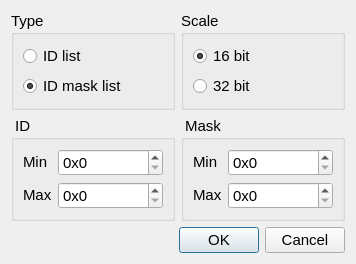
<?xml version="1.0" encoding="UTF-8"?>
<ui version="4.0">
 <class>FilterDialog</class>
 <widget class="QDialog" name="FilterDialog">
  <property name="geometry">
   <rect>
    <x>0</x>
    <y>0</y>
    <width>356</width>
    <height>244</height>
   </rect>
  </property>
  <property name="font">
   <font>
    <pointsize>11</pointsize>
   </font>
  </property>
  <property name="windowTitle">
   <string>Filter</string>
  </property>
  <layout class="QVBoxLayout" name="verticalLayout_3">
   <item>
    <layout class="QGridLayout" name="gridLayout_3">
     <item row="0" column="0">
      <widget class="QGroupBox" name="gbType">
       <property name="sizePolicy">
        <sizepolicy hsizetype="Minimum" vsizetype="Preferred">
         <horstretch>0</horstretch>
         <verstretch>0</verstretch>
        </sizepolicy>
       </property>
       <property name="title">
        <string>Type</string>
       </property>
       <layout class="QVBoxLayout" name="verticalLayout">
        <item>
         <widget class="QRadioButton" name="rbList">
          <property name="sizePolicy">
           <sizepolicy hsizetype="Fixed" vsizetype="Fixed">
            <horstretch>0</horstretch>
            <verstretch>0</verstretch>
           </sizepolicy>
          </property>
          <property name="text">
           <string>ID list</string>
          </property>
          <property name="checked">
           <bool>false</bool>
          </property>
          <attribute name="buttonGroup">
           <string notr="true">buttonGroup</string>
          </attribute>
         </widget>
        </item>
        <item>
         <widget class="QRadioButton" name="rbMask">
          <property name="sizePolicy">
           <sizepolicy hsizetype="Fixed" vsizetype="Fixed">
            <horstretch>0</horstretch>
            <verstretch>0</verstretch>
           </sizepolicy>
          </property>
          <property name="text">
           <string>ID mask list</string>
          </property>
          <property name="checked">
           <bool>true</bool>
          </property>
          <attribute name="buttonGroup">
           <string notr="true">buttonGroup</string>
          </attribute>
         </widget>
        </item>
       </layout>
      </widget>
     </item>
     <item row="0" column="1">
      <widget class="QGroupBox" name="gbScale">
       <property name="title">
        <string>Scale</string>
       </property>
       <layout class="QVBoxLayout" name="verticalLayout_2">
        <item>
         <widget class="QRadioButton" name="rbHalf">
          <property name="text">
           <string>16 bit</string>
          </property>
          <property name="checked">
           <bool>true</bool>
          </property>
          <attribute name="buttonGroup">
           <string notr="true">buttonGroup_2</string>
          </attribute>
         </widget>
        </item>
        <item>
         <widget class="QRadioButton" name="rbFull">
          <property name="text">
           <string>32 bit</string>
          </property>
          <attribute name="buttonGroup">
           <string notr="true">buttonGroup_2</string>
          </attribute>
         </widget>
        </item>
       </layout>
      </widget>
     </item>
     <item row="1" column="0">
      <widget class="QGroupBox" name="gbID">
       <property name="sizePolicy">
        <sizepolicy hsizetype="Expanding" vsizetype="Preferred">
         <horstretch>0</horstretch>
         <verstretch>0</verstretch>
        </sizepolicy>
       </property>
       <property name="title">
        <string> ID</string>
       </property>
       <layout class="QGridLayout" name="gridLayout">
        <item row="1" column="1">
         <widget class="QSpinBox" name="sbMaxID">
          <property name="prefix">
           <string>0x</string>
          </property>
          <property name="maximum">
           <number>65535</number>
          </property>
          <property name="displayIntegerBase">
           <number>16</number>
          </property>
         </widget>
        </item>
        <item row="0" column="0">
         <widget class="QLabel" name="label">
          <property name="sizePolicy">
           <sizepolicy hsizetype="Fixed" vsizetype="Fixed">
            <horstretch>0</horstretch>
            <verstretch>0</verstretch>
           </sizepolicy>
          </property>
          <property name="text">
           <string>Min</string>
          </property>
         </widget>
        </item>
        <item row="1" column="0">
         <widget class="QLabel" name="label_2">
          <property name="sizePolicy">
           <sizepolicy hsizetype="Fixed" vsizetype="Fixed">
            <horstretch>0</horstretch>
            <verstretch>0</verstretch>
           </sizepolicy>
          </property>
          <property name="text">
           <string>Max</string>
          </property>
         </widget>
        </item>
        <item row="0" column="1">
         <widget class="QSpinBox" name="sbMinID">
          <property name="prefix">
           <string>0x</string>
          </property>
          <property name="maximum">
           <number>65535</number>
          </property>
          <property name="displayIntegerBase">
           <number>16</number>
          </property>
         </widget>
        </item>
       </layout>
      </widget>
     </item>
     <item row="1" column="1">
      <widget class="QGroupBox" name="gbMask">
       <property name="sizePolicy">
        <sizepolicy hsizetype="Expanding" vsizetype="Preferred">
         <horstretch>0</horstretch>
         <verstretch>0</verstretch>
        </sizepolicy>
       </property>
       <property name="title">
        <string> Mask</string>
       </property>
       <layout class="QGridLayout" name="gridLayout_2">
        <item row="1" column="1">
         <widget class="QSpinBox" name="sbMaxMask">
          <property name="prefix">
           <string>0x</string>
          </property>
          <property name="maximum">
           <number>65535</number>
          </property>
          <property name="displayIntegerBase">
           <number>16</number>
          </property>
         </widget>
        </item>
        <item row="0" column="0">
         <widget class="QLabel" name="label_3">
          <property name="sizePolicy">
           <sizepolicy hsizetype="Fixed" vsizetype="Fixed">
            <horstretch>0</horstretch>
            <verstretch>0</verstretch>
           </sizepolicy>
          </property>
          <property name="text">
           <string>Min</string>
          </property>
         </widget>
        </item>
        <item row="1" column="0">
         <widget class="QLabel" name="label_4">
          <property name="sizePolicy">
           <sizepolicy hsizetype="Fixed" vsizetype="Fixed">
            <horstretch>0</horstretch>
            <verstretch>0</verstretch>
           </sizepolicy>
          </property>
          <property name="text">
           <string>Max</string>
          </property>
         </widget>
        </item>
        <item row="0" column="1">
         <widget class="QSpinBox" name="sbMinMask">
          <property name="prefix">
           <string>0x</string>
          </property>
          <property name="maximum">
           <number>65535</number>
          </property>
          <property name="displayIntegerBase">
           <number>16</number>
          </property>
         </widget>
        </item>
       </layout>
      </widget>
     </item>
    </layout>
   </item>
   <item>
    <spacer name="verticalSpacer">
     <property name="orientation">
      <enum>Qt::Vertical</enum>
     </property>
     <property name="sizeHint" stdset="0">
      <size>
       <width>20</width>
       <height>2</height>
      </size>
     </property>
    </spacer>
   </item>
   <item>
    <widget class="QDialogButtonBox" name="buttonBox">
     <property name="orientation">
      <enum>Qt::Horizontal</enum>
     </property>
     <property name="standardButtons">
      <set>QDialogButtonBox::Cancel|QDialogButtonBox::Ok</set>
     </property>
    </widget>
   </item>
  </layout>
 </widget>
 <tabstops>
  <tabstop>rbList</tabstop>
  <tabstop>rbMask</tabstop>
  <tabstop>rbHalf</tabstop>
  <tabstop>rbFull</tabstop>
  <tabstop>sbMinID</tabstop>
  <tabstop>sbMaxID</tabstop>
  <tabstop>sbMinMask</tabstop>
  <tabstop>sbMaxMask</tabstop>
 </tabstops>
 <resources/>
 <connections>
  <connection>
   <sender>buttonBox</sender>
   <signal>accepted()</signal>
   <receiver>FilterDialog</receiver>
   <slot>accept()</slot>
   <hints>
    <hint type="sourcelabel">
     <x>227</x>
     <y>116</y>
    </hint>
    <hint type="destinationlabel">
     <x>157</x>
     <y>133</y>
    </hint>
   </hints>
  </connection>
  <connection>
   <sender>buttonBox</sender>
   <signal>rejected()</signal>
   <receiver>FilterDialog</receiver>
   <slot>reject()</slot>
   <hints>
    <hint type="sourcelabel">
     <x>295</x>
     <y>122</y>
    </hint>
    <hint type="destinationlabel">
     <x>286</x>
     <y>133</y>
    </hint>
   </hints>
  </connection>
  <connection>
   <sender>sbMinID</sender>
   <signal>valueChanged(int)</signal>
   <receiver>FilterDialog</receiver>
   <slot>onDataChanged()</slot>
   <hints>
    <hint type="sourcelabel">
     <x>187</x>
     <y>43</y>
    </hint>
    <hint type="destinationlabel">
     <x>68</x>
     <y>90</y>
    </hint>
   </hints>
  </connection>
  <connection>
   <sender>sbMaxID</sender>
   <signal>valueChanged(int)</signal>
   <receiver>FilterDialog</receiver>
   <slot>onDataChanged()</slot>
   <hints>
    <hint type="sourcelabel">
     <x>316</x>
     <y>70</y>
    </hint>
    <hint type="destinationlabel">
     <x>336</x>
     <y>95</y>
    </hint>
   </hints>
  </connection>
 </connections>
 <slots>
  <slot>onDataChanged()</slot>
 </slots>
 <buttongroups>
  <buttongroup name="buttonGroup_2"/>
  <buttongroup name="buttonGroup"/>
 </buttongroups>
</ui>
